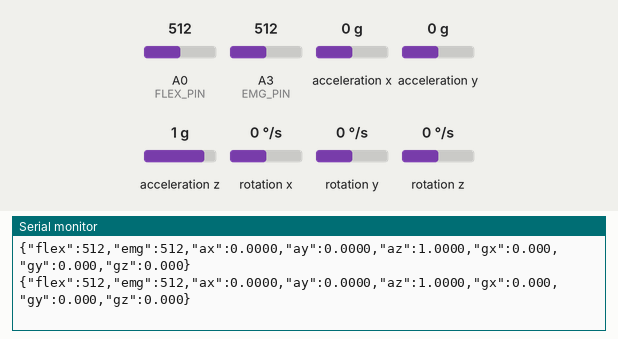
The sketch below on a simulated Arduino Uno, built with avr-gcc and run on an emulated ATmega328P. Shown: the last lines printed to the serial monitor. Wiring (inferred from the names in the program): MPU-6050 motion sensor at I2C address 0x68. The test bench sets the inputs (shaded band); at power-on: acceleration x 0 g, A0 (FLEX_PIN) = 512, A3 (EMG_PIN) = 512, acceleration y 0 g, acceleration z 1 g, rotation x 0 °/s, rotation y 0 °/s, rotation z 0 °/s.

Above: at 2.1 s.
2.2 s: acceleration x set to -1.4 g
At 3.0 s:
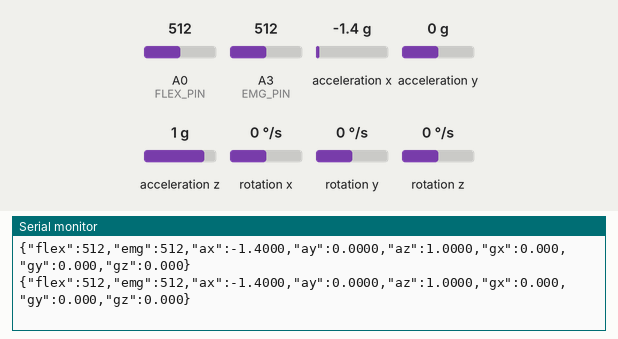
3.7 s: A0 (FLEX_PIN) set to 716
At 4.4 s:
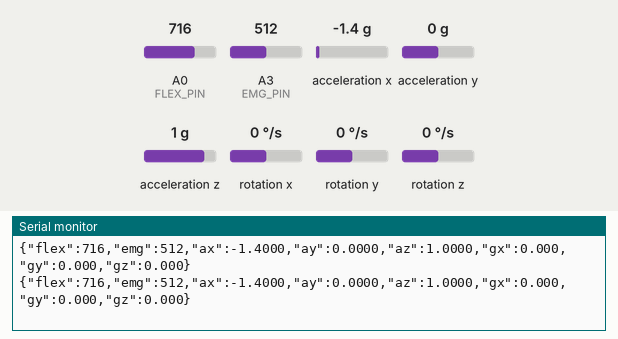
5.2 s: A3 (EMG_PIN) set to 716
At 6.0 s:
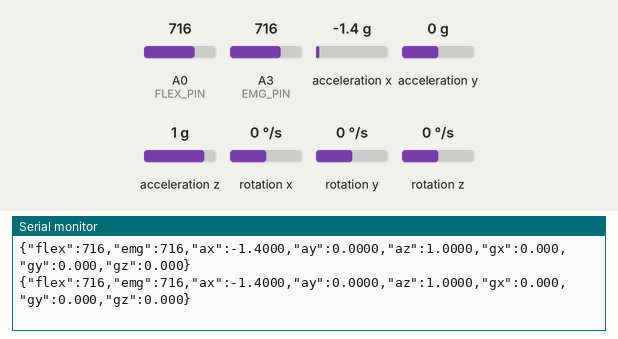
6.7 s: acceleration y set to -1.4 g
At 7.3 s:
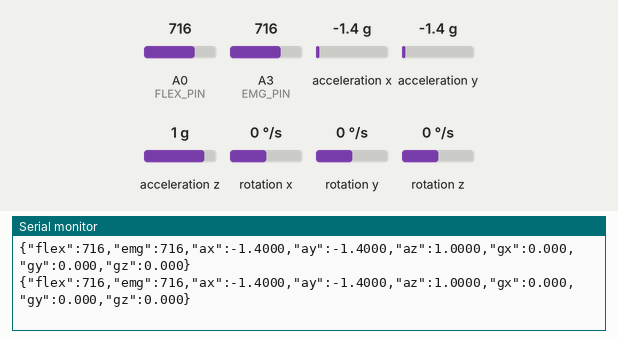
8.2 s: acceleration z set to -1.4 g
At 9.1 s:
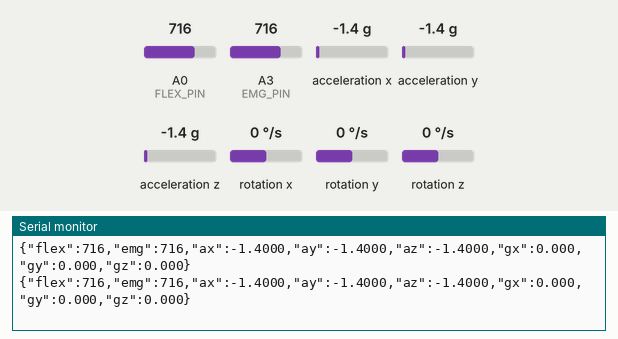
9.7 s: A3 (EMG_PIN) set to 992
At 10.3 s:
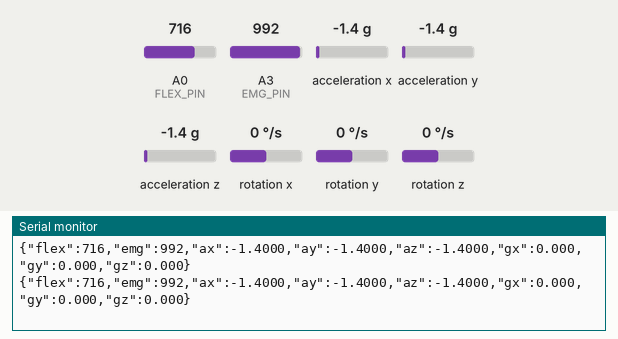
Timing chart, 0 to 12.2 s (numbered marks = the images above; inputs shaded):
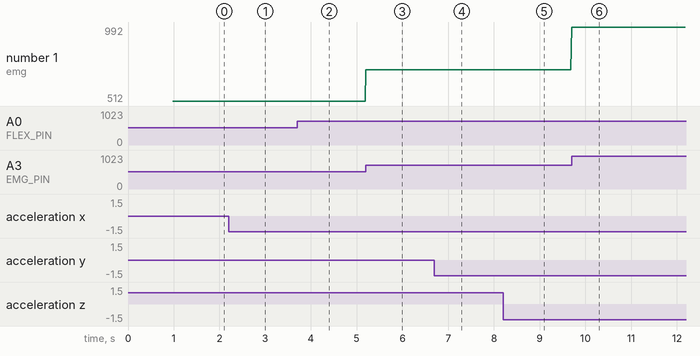

The sketch:

hand_sensor.ino
```cpp
/*
 * NeuroRehab Hand Sensor — v2.0
 * Sensores: Flex (A0), EMG (A3, opcional), MPU6050 (I2C)
 * Protocolo: JSON por Serial a 115200 baud, 50Hz
 *
 * Formato de salida:
 * {"flex":423,"emg":128,"ax":0.0007,"ay":-0.9995,"az":0.0031,"gx":7.6,"gy":-2.3,"gz":1.1}
 *   flex  = raw ADC 0-1023
 *   emg   = raw ADC 0-1023 (-1 si no conectado)
 *   ax/ay/az = aceleracion en g (±2g)
 *   gx/gy/gz = velocidad angular en °/s (±250°/s)
 *
 * Umbrales EMG (raw ADC):
 *   0-150   ruido basal / actividad leve
 *   150-400 contraccion voluntaria fuerte
 *   400-800 fatiga / espasmo maximo
 *   800-1023 contraccion maxima
 */

#include <Wire.h>

// === PINES ===
const int FLEX_PIN = A0;
const int EMG_PIN  = A3;

// === MPU6050 ===
const uint8_t MPU_ADDR = 0x68;
const float ACCEL_SCALE = 16384.0;  // LSB/g  para ±2g
const float GYRO_SCALE  = 131.0;    // LSB/(°/s) para ±250°/s

// Offsets de calibracion (se calculan en setup)
float ax_off = 0, ay_off = 0, az_off = 0;
float gx_off = 0, gy_off = 0, gz_off = 0;

// EMG: detectar si esta conectado
bool emgConnected = false;
int emgCheckCount = 0;

// Intervalo de muestreo
const unsigned long INTERVAL_MS = 20;  // 50 Hz
unsigned long lastSend = 0;

void setup() {
  Serial.begin(115200);
  Wire.begin();

  // === Inicializar MPU6050 ===
  // Despertar
  mpuWrite(0x6B, 0x01);   // PWR_MGMT_1: clock PLL con giroscopio X (mas estable)
  delay(100);
  mpuWrite(0x6C, 0x00);   // PWR_MGMT_2: todos los ejes activos
  mpuWrite(0x19, 0x04);   // SMPLRT_DIV: 1000Hz / (4+1) = 200Hz interno
  mpuWrite(0x1A, 0x03);   // CONFIG: DLPF 44Hz (filtra vibraciones >44Hz)
  mpuWrite(0x1B, 0x00);   // GYRO_CONFIG: ±250°/s
  mpuWrite(0x1C, 0x00);   // ACCEL_CONFIG: ±2g
  delay(100);

  // === Calibracion de offset (100 muestras, mano en reposo) ===
  calibrateIMU();

  // === Detectar EMG ===
  // Si A3 lee consistentemente > 10 (no flotando a 0), asumimos conectado
  long emgSum = 0;
  for (int i = 0; i < 20; i++) {
    emgSum += analogRead(EMG_PIN);
    delay(5);
  }
  emgConnected = (emgSum / 20) > 8;

  // Señal de inicio lista
  Serial.println("{\"status\":\"ready\",\"emg_connected\":" +
                 String(emgConnected ? "true" : "false") + "}");
}

void loop() {
  unsigned long now = millis();
  if (now - lastSend < INTERVAL_MS) return;
  lastSend = now;

  // === Leer Flex ===
  int flexRaw = analogRead(FLEX_PIN);

  // === Leer EMG ===
  int emgRaw = -1;
  if (emgConnected) {
    emgRaw = analogRead(EMG_PIN);
    // Auto-deteccion desconexion: si lleva mucho en 0 asumir desconectado
    if (emgRaw < 3) emgCheckCount++;
    else emgCheckCount = 0;
    if (emgCheckCount > 100) { emgConnected = false; emgRaw = -1; }
  }

  // === Leer MPU6050 ===
  Wire.beginTransmission(MPU_ADDR);
  Wire.write(0x3B);
  Wire.endTransmission(false);
  Wire.requestFrom(MPU_ADDR, (uint8_t)14, (uint8_t)true);

  int16_t rawAx = (Wire.read() << 8) | Wire.read();
  int16_t rawAy = (Wire.read() << 8) | Wire.read();
  int16_t rawAz = (Wire.read() << 8) | Wire.read();
  Wire.read(); Wire.read();  // temperatura (no usada)
  int16_t rawGx = (Wire.read() << 8) | Wire.read();
  int16_t rawGy = (Wire.read() << 8) | Wire.read();
  int16_t rawGz = (Wire.read() << 8) | Wire.read();

  // Aplicar escala y offset
  float ax = (rawAx / ACCEL_SCALE) - ax_off;
  float ay = (rawAy / ACCEL_SCALE) - ay_off;
  float az = (rawAz / ACCEL_SCALE) - az_off;
  float gx = (rawGx / GYRO_SCALE)  - gx_off;
  float gy = (rawGy / GYRO_SCALE)  - gy_off;
  float gz = (rawGz / GYRO_SCALE)  - gz_off;

  // === Enviar JSON ===
  Serial.print("{\"flex\":");   Serial.print(flexRaw);
  Serial.print(",\"emg\":");    Serial.print(emgRaw);
  Serial.print(",\"ax\":");     Serial.print(ax, 4);
  Serial.print(",\"ay\":");     Serial.print(ay, 4);
  Serial.print(",\"az\":");     Serial.print(az, 4);
  Serial.print(",\"gx\":");     Serial.print(gx, 3);
  Serial.print(",\"gy\":");     Serial.print(gy, 3);
  Serial.print(",\"gz\":");     Serial.print(gz, 3);
  Serial.println("}");
}

// === Helpers ===

void mpuWrite(uint8_t reg, uint8_t val) {
  Wire.beginTransmission(MPU_ADDR);
  Wire.write(reg);
  Wire.write(val);
  Wire.endTransmission(true);
}

void calibrateIMU() {
  // Promedio de 100 muestras en reposo
  long sAx=0, sAy=0, sAz=0, sGx=0, sGy=0, sGz=0;
  const int N = 100;
  for (int i = 0; i < N; i++) {
    Wire.beginTransmission(MPU_ADDR);
    Wire.write(0x3B);
    Wire.endTransmission(false);
    Wire.requestFrom(MPU_ADDR, (uint8_t)14, (uint8_t)true);
    sAx += (int16_t)((Wire.read()<<8)|Wire.read());
    sAy += (int16_t)((Wire.read()<<8)|Wire.read());
    sAz += (int16_t)((Wire.read()<<8)|Wire.read());
    Wire.read(); Wire.read();
    sGx += (int16_t)((Wire.read()<<8)|Wire.read());
    sGy += (int16_t)((Wire.read()<<8)|Wire.read());
    sGz += (int16_t)((Wire.read()<<8)|Wire.read());
    delay(5);
  }
  ax_off = (sAx/N) / ACCEL_SCALE;
  ay_off = (sAy/N) / ACCEL_SCALE;
  az_off = (sAz/N) / ACCEL_SCALE - 1.0;  // restar gravedad en Z
  gx_off = (sGx/N) / GYRO_SCALE;
  gy_off = (sGy/N) / GYRO_SCALE;
  gz_off = (sGz/N) / GYRO_SCALE;
}
```

Measured:
- after the input at 2.2 s, the serial monitor: prints a new line at once (image 1)
- after the input at 3.7 s, the serial monitor: prints a new line at once (image 2)
- after the input at 5.2 s, the serial monitor: prints a new line at once (image 3)
- after the input at 6.7 s, the serial monitor: prints a new line at once (image 4)
- after the input at 8.2 s, the serial monitor: prints a new line at once (image 5)
- after the input at 9.7 s, the serial monitor: prints a new line at once (image 6)
- plotted number 1: 716 → 992 after the input at 9.7 s
